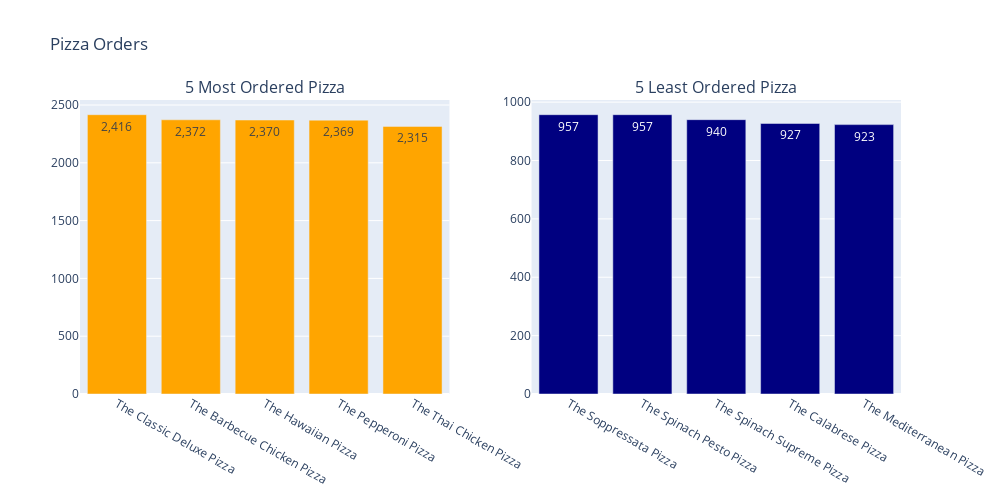

Notebook cell for this chart:
### Code cell
double_bar_count('orange', 'navy', '5 Most Ordered Pizza', '5 Least Ordered Pizza', 'Pizza Orders')

### Figure 1 — Plotly figure (JSON) as saved in the notebook; plotly's stock layout.template omitted (floating-point values rounded to 4 significant figures)
{"data": [{"marker": {"color": "orange"}, "orientation": "v", "text": [2416, 2372, 2370, 2369, 2315], "texttemplate": "%{text:,.0f}", "type": "bar", "x": ["The Classic Deluxe Pizza", "The Barbecue Chicken Pizza", "The Hawaiian Pizza", "The Pepperoni Pizza", "The Thai Chicken Pizza"], "xaxis": "x", "y": [2416, 2372, 2370, 2369, 2315], "yaxis": "y"}, {"marker": {"color": "navy"}, "orientation": "v", "text": [957, 957, 940, 927, 923], "texttemplate": "%{text:,.0f}", "type": "bar", "x": ["The Soppressata Pizza", "The Spinach Pesto Pizza", "The Spinach Supreme Pizza", "The Calabrese Pizza", "The Mediterranean Pizza"], "xaxis": "x2", "y": [957, 957, 940, 927, 923], "yaxis": "y2"}], "layout": {"annotations": [{"font": {"size": 16}, "showarrow": false, "text": "5 Most Ordered Pizza", "x": 0.225, "xanchor": "center", "xref": "paper", "y": 1, "yanchor": "bottom", "yref": "paper"}, {"font": {"size": 16}, "showarrow": false, "text": "5 Least Ordered Pizza", "x": 0.775, "xanchor": "center", "xref": "paper", "y": 1, "yanchor": "bottom", "yref": "paper"}], "height": 500, "showlegend": false, "title": {"text": "Pizza Orders"}, "width": 1000, "xaxis": {"anchor": "y", "domain": [0, 0.45]}, "xaxis2": {"anchor": "y2", "domain": [0.55, 1]}, "yaxis": {"anchor": "x", "domain": [0, 1]}, "yaxis2": {"anchor": "x2", "domain": [0, 1]}}}
